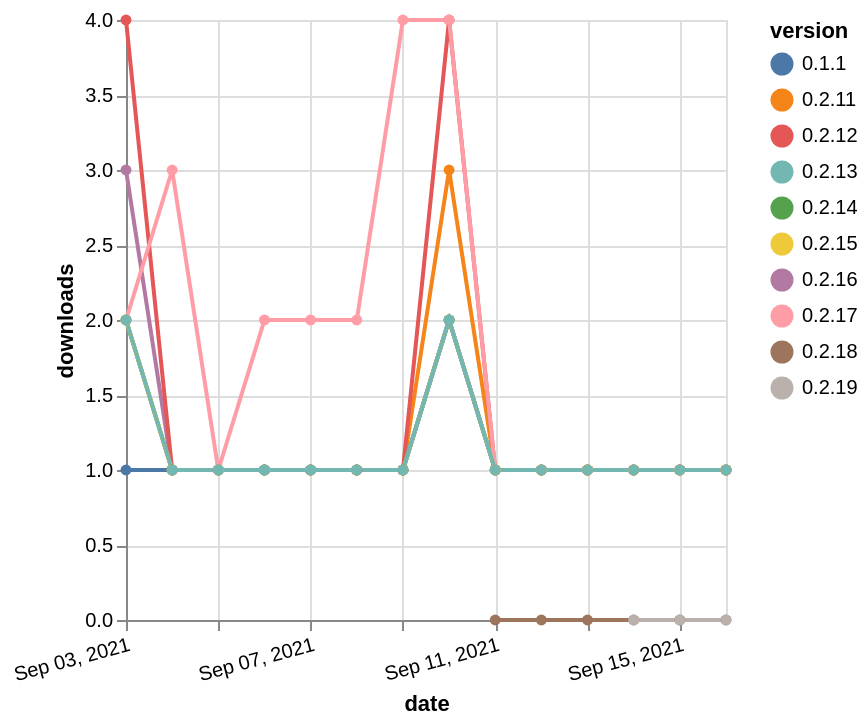

This figure's Vega-Lite source:
### Vega-Lite specification from a JSON file in a GitHub repository (floating-point values rounded to 4 significant figures)
{"$schema": "https://vega.github.io/schema/vega-lite/v5.json", "description": "A simple bar chart with embedded data.", "data": {"values": [{"date": "2021-09-11", "total": 10, "delta": 0, "version": "0.2.18"}, {"date": "2021-09-12", "total": 16, "delta": 0, "version": "0.2.18"}, {"date": "2021-09-13", "total": 21, "delta": 0, "version": "0.2.18"}, {"date": "2021-09-14", "total": 30, "delta": 0, "version": "0.2.18"}, {"date": "2021-09-15", "total": 31, "delta": 0, "version": "0.2.18"}, {"date": "2021-09-16", "total": 32, "delta": 0, "version": "0.2.18"}, {"date": "2021-09-14", "total": 14, "delta": 0, "version": "0.2.19"}, {"date": "2021-09-15", "total": 25, "delta": 0, "version": "0.2.19"}, {"date": "2021-09-16", "total": 38, "delta": 0, "version": "0.2.19"}, {"date": "2021-09-03", "total": 50, "delta": 3, "version": "0.2.16"}, {"date": "2021-09-04", "total": 51, "delta": 1, "version": "0.2.16"}, {"date": "2021-09-05", "total": 52, "delta": 1, "version": "0.2.16"}, {"date": "2021-09-06", "total": 53, "delta": 1, "version": "0.2.16"}, {"date": "2021-09-07", "total": 54, "delta": 1, "version": "0.2.16"}, {"date": "2021-09-08", "total": 55, "delta": 1, "version": "0.2.16"}, {"date": "2021-09-09", "total": 56, "delta": 1, "version": "0.2.16"}, {"date": "2021-09-10", "total": 58, "delta": 2, "version": "0.2.16"}, {"date": "2021-09-11", "total": 59, "delta": 1, "version": "0.2.16"}, {"date": "2021-09-12", "total": 60, "delta": 1, "version": "0.2.16"}, {"date": "2021-09-13", "total": 61, "delta": 1, "version": "0.2.16"}, {"date": "2021-09-14", "total": 62, "delta": 1, "version": "0.2.16"}, {"date": "2021-09-15", "total": 63, "delta": 1, "version": "0.2.16"}, {"date": "2021-09-16", "total": 64, "delta": 1, "version": "0.2.16"}, {"date": "2021-09-03", "total": 180, "delta": 2, "version": "0.2.11"}, {"date": "2021-09-04", "total": 181, "delta": 1, "version": "0.2.11"}, {"date": "2021-09-05", "total": 182, "delta": 1, "version": "0.2.11"}, {"date": "2021-09-06", "total": 183, "delta": 1, "version": "0.2.11"}, {"date": "2021-09-07", "total": 184, "delta": 1, "version": "0.2.11"}, {"date": "2021-09-08", "total": 185, "delta": 1, "version": "0.2.11"}, {"date": "2021-09-09", "total": 186, "delta": 1, "version": "0.2.11"}, {"date": "2021-09-10", "total": 189, "delta": 3, "version": "0.2.11"}, {"date": "2021-09-11", "total": 190, "delta": 1, "version": "0.2.11"}, {"date": "2021-09-12", "total": 191, "delta": 1, "version": "0.2.11"}, {"date": "2021-09-13", "total": 192, "delta": 1, "version": "0.2.11"}, {"date": "2021-09-14", "total": 193, "delta": 1, "version": "0.2.11"}, {"date": "2021-09-15", "total": 194, "delta": 1, "version": "0.2.11"}, {"date": "2021-09-16", "total": 195, "delta": 1, "version": "0.2.11"}, {"date": "2021-09-03", "total": 204, "delta": 4, "version": "0.2.12"}, {"date": "2021-09-04", "total": 205, "delta": 1, "version": "0.2.12"}, {"date": "2021-09-05", "total": 206, "delta": 1, "version": "0.2.12"}, {"date": "2021-09-06", "total": 207, "delta": 1, "version": "0.2.12"}, {"date": "2021-09-07", "total": 208, "delta": 1, "version": "0.2.12"}, {"date": "2021-09-08", "total": 209, "delta": 1, "version": "0.2.12"}, {"date": "2021-09-09", "total": 210, "delta": 1, "version": "0.2.12"}, {"date": "2021-09-10", "total": 214, "delta": 4, "version": "0.2.12"}, {"date": "2021-09-11", "total": 215, "delta": 1, "version": "0.2.12"}, {"date": "2021-09-12", "total": 216, "delta": 1, "version": "0.2.12"}, {"date": "2021-09-13", "total": 217, "delta": 1, "version": "0.2.12"}, {"date": "2021-09-14", "total": 218, "delta": 1, "version": "0.2.12"}, {"date": "2021-09-15", "total": 219, "delta": 1, "version": "0.2.12"}, {"date": "2021-09-16", "total": 220, "delta": 1, "version": "0.2.12"}, {"date": "2021-09-03", "total": 125, "delta": 2, "version": "0.2.14"}, {"date": "2021-09-04", "total": 126, "delta": 1, "version": "0.2.14"}, {"date": "2021-09-05", "total": 127, "delta": 1, "version": "0.2.14"}, {"date": "2021-09-06", "total": 128, "delta": 1, "version": "0.2.14"}, {"date": "2021-09-07", "total": 129, "delta": 1, "version": "0.2.14"}, {"date": "2021-09-08", "total": 130, "delta": 1, "version": "0.2.14"}, {"date": "2021-09-09", "total": 131, "delta": 1, "version": "0.2.14"}, {"date": "2021-09-10", "total": 133, "delta": 2, "version": "0.2.14"}, {"date": "2021-09-11", "total": 134, "delta": 1, "version": "0.2.14"}, {"date": "2021-09-12", "total": 135, "delta": 1, "version": "0.2.14"}, {"date": "2021-09-13", "total": 136, "delta": 1, "version": "0.2.14"}, {"date": "2021-09-14", "total": 137, "delta": 1, "version": "0.2.14"}, {"date": "2021-09-15", "total": 138, "delta": 1, "version": "0.2.14"}, {"date": "2021-09-16", "total": 139, "delta": 1, "version": "0.2.14"}, {"date": "2021-09-03", "total": 232, "delta": 1, "version": "0.1.1"}, {"date": "2021-09-04", "total": 233, "delta": 1, "version": "0.1.1"}, {"date": "2021-09-05", "total": 234, "delta": 1, "version": "0.1.1"}, {"date": "2021-09-06", "total": 235, "delta": 1, "version": "0.1.1"}, {"date": "2021-09-07", "total": 236, "delta": 1, "version": "0.1.1"}, {"date": "2021-09-08", "total": 237, "delta": 1, "version": "0.1.1"}, {"date": "2021-09-09", "total": 238, "delta": 1, "version": "0.1.1"}, {"date": "2021-09-10", "total": 240, "delta": 2, "version": "0.1.1"}, {"date": "2021-09-11", "total": 241, "delta": 1, "version": "0.1.1"}, {"date": "2021-09-12", "total": 242, "delta": 1, "version": "0.1.1"}, {"date": "2021-09-13", "total": 243, "delta": 1, "version": "0.1.1"}, {"date": "2021-09-14", "total": 244, "delta": 1, "version": "0.1.1"}, {"date": "2021-09-15", "total": 245, "delta": 1, "version": "0.1.1"}, {"date": "2021-09-16", "total": 246, "delta": 1, "version": "0.1.1"}, {"date": "2021-09-03", "total": 48, "delta": 2, "version": "0.2.17"}, {"date": "2021-09-04", "total": 51, "delta": 3, "version": "0.2.17"}, {"date": "2021-09-05", "total": 52, "delta": 1, "version": "0.2.17"}, {"date": "2021-09-06", "total": 54, "delta": 2, "version": "0.2.17"}, {"date": "2021-09-07", "total": 56, "delta": 2, "version": "0.2.17"}, {"date": "2021-09-08", "total": 58, "delta": 2, "version": "0.2.17"}, {"date": "2021-09-09", "total": 62, "delta": 4, "version": "0.2.17"}, {"date": "2021-09-10", "total": 66, "delta": 4, "version": "0.2.17"}, {"date": "2021-09-11", "total": 67, "delta": 1, "version": "0.2.17"}, {"date": "2021-09-12", "total": 68, "delta": 1, "version": "0.2.17"}, {"date": "2021-09-13", "total": 69, "delta": 1, "version": "0.2.17"}, {"date": "2021-09-14", "total": 70, "delta": 1, "version": "0.2.17"}, {"date": "2021-09-15", "total": 71, "delta": 1, "version": "0.2.17"}, {"date": "2021-09-16", "total": 72, "delta": 1, "version": "0.2.17"}, {"date": "2021-09-03", "total": 66, "delta": 2, "version": "0.2.15"}, {"date": "2021-09-04", "total": 67, "delta": 1, "version": "0.2.15"}, {"date": "2021-09-05", "total": 68, "delta": 1, "version": "0.2.15"}, {"date": "2021-09-06", "total": 69, "delta": 1, "version": "0.2.15"}, {"date": "2021-09-07", "total": 70, "delta": 1, "version": "0.2.15"}, {"date": "2021-09-08", "total": 71, "delta": 1, "version": "0.2.15"}, {"date": "2021-09-09", "total": 72, "delta": 1, "version": "0.2.15"}, {"date": "2021-09-10", "total": 74, "delta": 2, "version": "0.2.15"}, {"date": "2021-09-11", "total": 75, "delta": 1, "version": "0.2.15"}, {"date": "2021-09-12", "total": 76, "delta": 1, "version": "0.2.15"}, {"date": "2021-09-13", "total": 77, "delta": 1, "version": "0.2.15"}, {"date": "2021-09-14", "total": 78, "delta": 1, "version": "0.2.15"}, {"date": "2021-09-15", "total": 79, "delta": 1, "version": "0.2.15"}, {"date": "2021-09-16", "total": 80, "delta": 1, "version": "0.2.15"}, {"date": "2021-09-03", "total": 115, "delta": 2, "version": "0.2.13"}, {"date": "2021-09-04", "total": 116, "delta": 1, "version": "0.2.13"}, {"date": "2021-09-05", "total": 117, "delta": 1, "version": "0.2.13"}, {"date": "2021-09-06", "total": 118, "delta": 1, "version": "0.2.13"}, {"date": "2021-09-07", "total": 119, "delta": 1, "version": "0.2.13"}, {"date": "2021-09-08", "total": 120, "delta": 1, "version": "0.2.13"}, {"date": "2021-09-09", "total": 121, "delta": 1, "version": "0.2.13"}, {"date": "2021-09-10", "total": 123, "delta": 2, "version": "0.2.13"}, {"date": "2021-09-11", "total": 124, "delta": 1, "version": "0.2.13"}, {"date": "2021-09-12", "total": 125, "delta": 1, "version": "0.2.13"}, {"date": "2021-09-13", "total": 126, "delta": 1, "version": "0.2.13"}, {"date": "2021-09-14", "total": 127, "delta": 1, "version": "0.2.13"}, {"date": "2021-09-15", "total": 128, "delta": 1, "version": "0.2.13"}, {"date": "2021-09-16", "total": 129, "delta": 1, "version": "0.2.13"}]}, "width": "container", "mark": {"type": "line", "point": {"filled": true}}, "encoding": {"x": {"field": "date", "type": "temporal", "timeUnit": "yearmonthdate", "title": "date", "axis": {"labelAngle": -15}}, "y": {"field": "delta", "type": "quantitative", "title": "downloads"}, "color": {"field": "version", "type": "nominal"}, "tooltip": {"field": "delta"}}}
